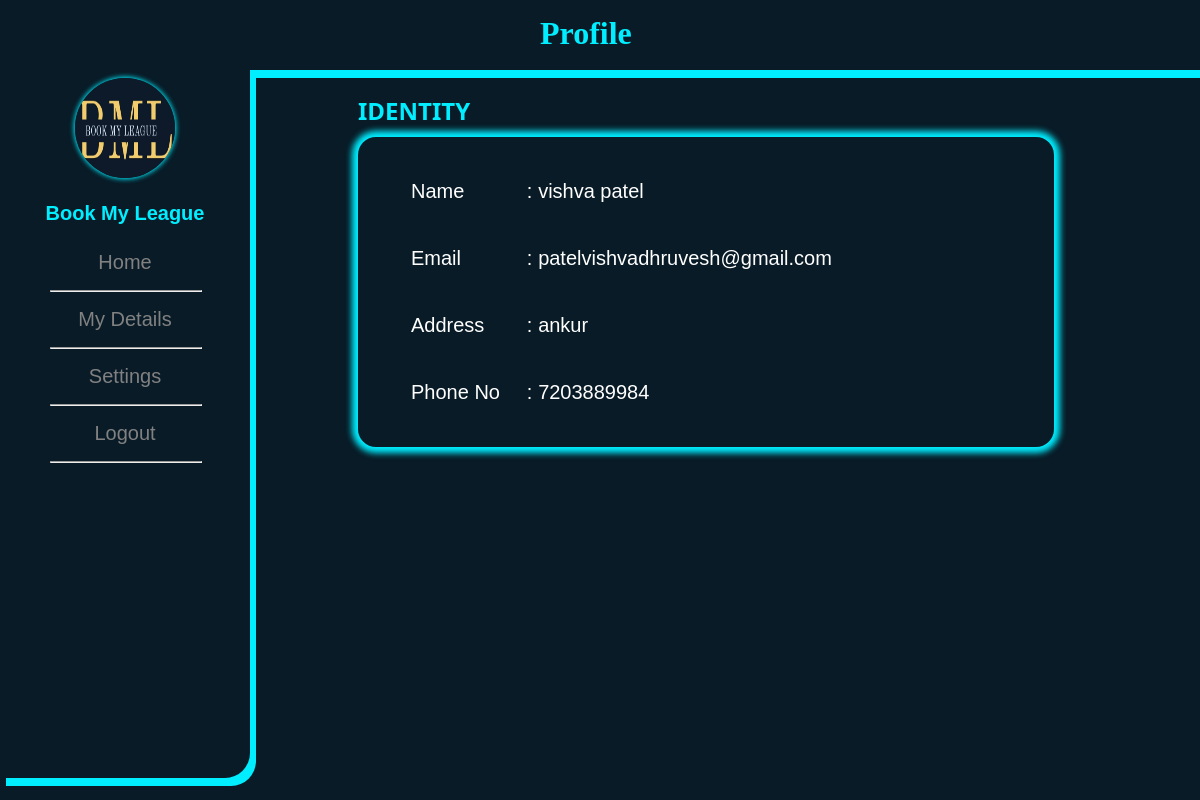
The page /profile.php?edit_profile (signed in) on the database its author committed.
### tables this page shows
CREATE TABLE `main` (
  `id` int(11) NOT NULL,
  `username` varchar(30) NOT NULL,
  `password` varchar(30) NOT NULL,
  `phone_no` varchar(11) NOT NULL,
  `email` varchar(100) NOT NULL,
  `address` varchar(150) NOT NULL,
  `user_ip` varchar(100) NOT NULL,
  `user_image` varchar(100) NOT NULL,
  `uid` int(11) NOT NULL
);

### edit_profile.php (the view, shortened to what this page needs)
<?php
if(isset($_GET['edit_profile'])){
  $username_session = $_SESSION['username_session'];
    if($sql="SELECT * FROM `main` WHERE username='$username_session'"){
      $result=mysqli_query($con,$sql);
      $fetch_data=mysqli_fetch_array($result);
      $username=$fetch_data['username'];
      $email=$fetch_data['email'];
      $address=$fetch_data['address'];
      $phone_no=$fetch_data['phone_no'];
    }
  }
?>
<!DOCTYPE html>
<html lang="en">
<head>
</head>
<body>
<div class="main">
<h2>IDENTITY</h2>
    <div class="card">
      <div class="card-body">
        <table>
          <tbody>
            <tr>
              <td>Name</td>
              <td>:</td>
              <td><?php echo $username?></td>
            </tr>
            <tr>
              <td>Email</td>
              <td>:</td>
              <td><?php echo $email;?></td>
            </tr>
            <tr>
              <td>Address</td>
              <td>:</td>
              <td><?php echo $address;?></td>
            </tr>
            <tr>
              <td>Phone No</td>
              <td>:</td>
              <td><?php echo $phone_no;?></td>
            </tr>
          </tbody>
        </table>
      </div>
    </div>
</body>
</html>

### assets/css/Profile.css (style rules this page uses)
* { margin: 0; }
body { background-color: #081b27; font-family: Arial; overflow: hidden; }
.main { margin-top: 2%; margin-left: 29%; font-size: 28px; padding: 0 10px; width: 58%; }
.main h2 { color: #0ef; font-family: 'Segoe UI', Tahoma, Geneva, Verdana, sans-serif; font-size: 24px; margin-bottom: 10px; }
.main .card { border-radius: 18px; box-shadow: 0px 0px 6px 6px #0ef; height: auto; margin-bottom: 20px; padding: 20px 20px 20px 50px; }
.main .card table { border: none; color: white; font-size: 20px; height: 270px; width: 80%; }

### rows shown on the page
main: username "vishva patel", email "patelvishvadhruvesh@gmail.com", address "ankur", phone_no "7203889984"
